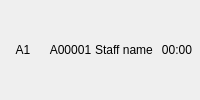
       <widget class="QWidget" name="wOrderInfo" native="true">
        <property name="cursor">
         <cursorShape>PointingHandCursor</cursorShape>
        </property>
        <property name="focusPolicy">
         <enum>Qt::FocusPolicy::NoFocus</enum>
        </property>
        <layout class="QHBoxLayout" name="vlOrderInfo">
         <property name="spacing">
          <number>1</number>
         </property>
         <property name="leftMargin">
          <number>0</number>
         </property>
         <property name="topMargin">
          <number>0</number>
         </property>
         <property name="rightMargin">
          <number>0</number>
         </property>
         <property name="bottomMargin">
          <number>0</number>
         </property>
         <item>
          <widget class="QLabel" name="lbTableName">
           <property name="cursor">
            <cursorShape>PointingHandCursor</cursorShape>
           </property>
           <property name="focusPolicy">
            <enum>Qt::FocusPolicy::NoFocus</enum>
           </property>
           <property name="text">
            <string>A1</string>
           </property>
           <property name="alignment">
            <set>Qt::AlignmentFlag::AlignCenter</set>
           </property>
           <property name="wordWrap">
            <bool>true</bool>
           </property>
          </widget>
         </item>
         <item>
          <widget class="QLabel" name="lbOrderNumber">
           <property name="cursor">
            <cursorShape>PointingHandCursor</cursorShape>
           </property>
           <property name="focusPolicy">
            <enum>Qt::FocusPolicy::NoFocus</enum>
           </property>
           <property name="text">
            <string>A00001</string>
           </property>
           <property name="alignment">
            <set>Qt::AlignmentFlag::AlignCenter</set>
           </property>
           <property name="wordWrap">
            <bool>true</bool>
           </property>
          </widget>
         </item>
         <item>
          <widget class="QLabel" name="lbStaff">
           <property name="cursor">
            <cursorShape>PointingHandCursor</cursorShape>
           </property>
           <property name="focusPolicy">
            <enum>Qt::FocusPolicy::NoFocus</enum>
           </property>
           <property name="text">
            <string>Staff name</string>
           </property>
           <property name="alignment">
            <set>Qt::AlignmentFlag::AlignCenter</set>
           </property>
           <property name="wordWrap">
            <bool>true</bool>
           </property>
          </widget>
         </item>
         <item>
          <widget class="QLabel" name="lbTime">
           <property name="cursor">
            <cursorShape>PointingHandCursor</cursorShape>
           </property>
           <property name="focusPolicy">
            <enum>Qt::FocusPolicy::NoFocus</enum>
           </property>
           <property name="text">
            <string>00:00</string>
           </property>
           <property name="alignment">
            <set>Qt::AlignmentFlag::AlignCenter</set>
           </property>
          </widget>
         </item>
        </layout>
       </widget>
